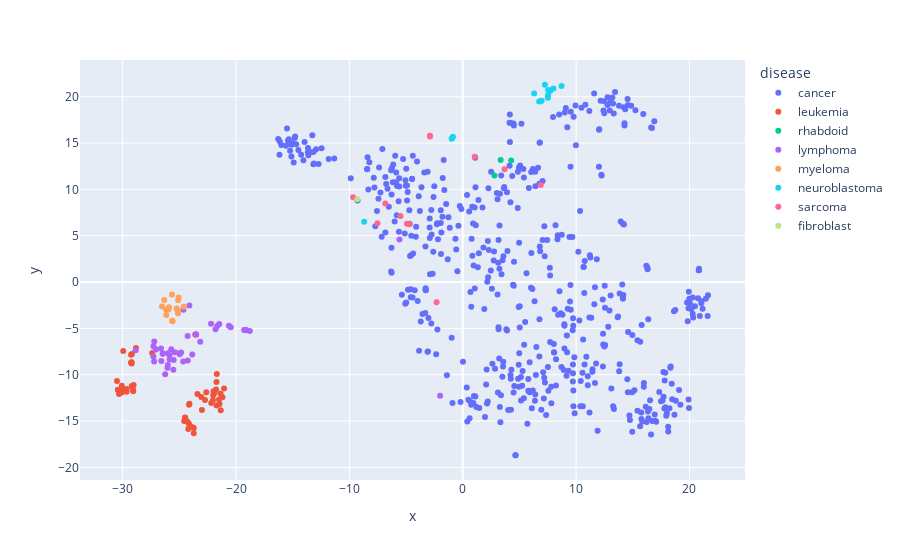
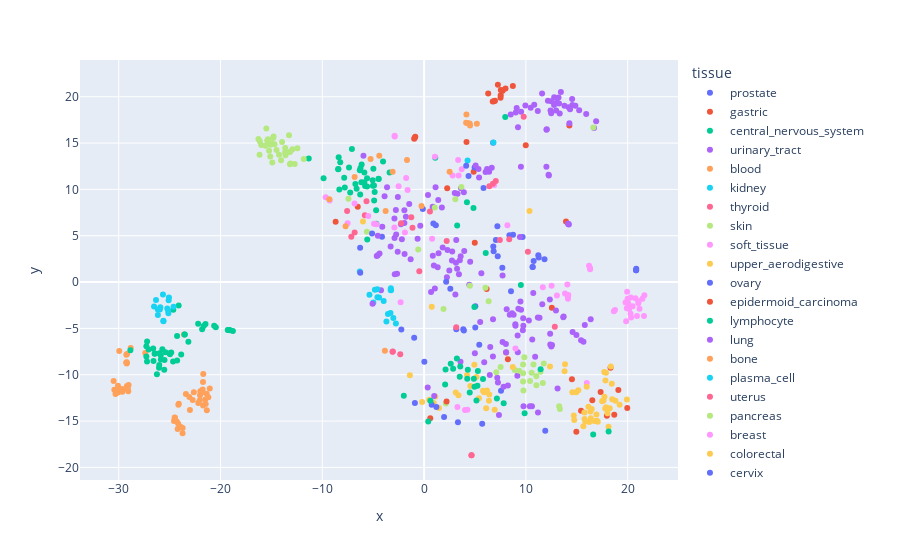

The notebook cell these images were saved under, in order:
### Code cell
x = expression_filtered_norm.iloc[:, 1:-3].values
Y=tsne.fit_transform(x)
Y.shape
dft = pd.DataFrame()
dft['x']=Y[:,0]
dft['y']=Y[:,1]
dft['tissue'] = expression_filtered_norm.tissue.values
dft['disease']=expression_filtered_norm.disease.values

px.scatter(dft,x='x',y='y',color='disease').show()
px.scatter(dft,x='x',y='y',color='tissue').show()

### Figure 1 — Plotly figure (JSON) as saved in the notebook; plotly's stock layout.template omitted (floating-point values rounded to 4 significant figures; data arrays with more than 128 entries replaced by an {"elided": "..."} marker saying what was removed)
{"data": [{"hovertemplate": "disease=cancer<br>x=%{x}<br>y=%{y}<extra></extra>", "legendgroup": "cancer", "marker": {"color": "#636efa", "symbol": "circle"}, "mode": "markers", "name": "cancer", "orientation": "v", "showlegend": true, "type": "scatter", "x": {"elided": "544 float values"}, "xaxis": "x", "y": {"elided": "544 float values"}, "yaxis": "y"}, {"hovertemplate": "disease=leukemia<br>x=%{x}<br>y=%{y}<extra></extra>", "legendgroup": "leukemia", "marker": {"color": "#EF553B", "symbol": "circle"}, "mode": "markers", "name": "leukemia", "orientation": "v", "showlegend": true, "type": "scatter", "x": [-29.25, -29.19, -29.95, -24.48, -30.43, -29.03, -22.73, -22.01, -24.1, -24.51, -21.72, -27.39, -30.32, -23.72, -23.59, -23.73, -23.06, -23.0, -30.02, -24.14, -28.82, -24.3, -23.9, -30.5, -23.4, -24.15, -29.23, -21.89, -24.57, -30.07, -21.71, -21.76, -29.21, -22.62, -21.2, -21.5, -21.05, -22.04, -24.21, -29.65, -21.34, -30.08, -21.36, -29.18, -29.21, -29.65, -21.69, -21.98, -22.19, -29.25, -29.06, -29.1, -21.46], "xaxis": "x", "y": [-7.831, -11.21, -7.451, -14.65, -11.62, -11.12, -12.72, -12.22, -13.13, -14.61, -10.77, -7.66, -12.08, -15.76, -5.671, -16.32, -12.39, -13.8, -11.48, -13.23, -7.104, -15.04, -15.63, -10.69, -12.08, -15.29, -8.717, -11.94, -15.01, -11.18, -13.33, -11.61, -8.649, -11.89, -12.44, -12.68, -11.49, -12.75, -15.86, -11.54, -13.85, -11.91, -12.05, -7.765, -8.788, -11.84, -9.928, -11.77, -13.06, -8.677, -11.79, -11.54, -13.17], "yaxis": "y"}, {"hovertemplate": "disease=rhabdoid<br>x=%{x}<br>y=%{y}<extra></extra>", "legendgroup": "rhabdoid", "marker": {"color": "#00cc96", "symbol": "circle"}, "mode": "markers", "name": "rhabdoid", "orientation": "v", "showlegend": true, "type": "scatter", "x": [2.799, 4.268, 3.343], "xaxis": "x", "y": [11.5, 13.11, 13.16], "yaxis": "y"}, {"hovertemplate": "disease=lymphoma<br>x=%{x}<br>y=%{y}<extra></extra>", "legendgroup": "lymphoma", "marker": {"color": "#ab63fa", "symbol": "circle"}, "mode": "markers", "name": "lymphoma", "orientation": "v", "showlegend": true, "type": "scatter", "x": [-24.11, -24.64, -26.45, -27.22, -25.71, -25.52, -19.07, -25.41, -23.52, -24.26, -26.47, -24.27, -20.62, -5.584, -21.81, -26.04, -27.21, -23.51, -19.29, -26.25, -22.2, -21.48, -21.65, -20.46, -25.87, -26.61, -27.06, -28.85, -26.58, -26.0, -23.16, -25.5, -1.993, -19.14, -27.28, -18.78, -24.96, -25.01, -26.02, -25.86, -27.28, -19.22, -23.86, -24.84, -24.66], "xaxis": "x", "y": [-2.536, -2.976, -7.716, -8.578, -7.258, -9.467, -5.19, -7.569, -5.657, -8.462, -7.747, -5.813, -4.707, 4.584, -5.098, -9.244, -6.419, -5.66, -5.161, -9.95, -4.511, -4.519, -4.733, -4.865, -7.902, -7.158, -7.271, -7.352, -8.521, -7.677, -6.436, -8.418, -12.28, -5.18, -8.028, -5.295, -7.785, -7.68, -8.95, -8.348, -6.938, -5.161, -7.812, -7.601, -8.573], "yaxis": "y"}, {"hovertemplate": "disease=myeloma<br>x=%{x}<br>y=%{y}<extra></extra>", "legendgroup": "myeloma", "marker": {"color": "#FFA15A", "symbol": "circle"}, "mode": "markers", "name": "myeloma", "orientation": "v", "showlegend": true, "type": "scatter", "x": [-25.12, -25.91, -25.96, -25.61, -26.53, -25.61, -25.65, -25.07, -26.16, -24.62, -25.14, -25.1, -26.15, -25.23, -26.33], "xaxis": "x", "y": [-3.375, -2.714, -2.96, -4.18, -2.635, -4.236, -1.335, -1.669, -2.973, -2.673, -3.102, -1.97, -3.566, -2.843, -1.927], "yaxis": "y"}, {"hovertemplate": "disease=neuroblastoma<br>x=%{x}<br>y=%{y}<extra></extra>", "legendgroup": "neuroblastoma", "marker": {"color": "#19d3f3", "symbol": "circle"}, "mode": "markers", "name": "neuroblastoma", "orientation": "v", "showlegend": true, "type": "scatter", "x": [7.697, -0.8667, -8.69, 6.741, 7.525, 7.999, 7.719, 7.249, 6.871, 6.296, 7.534, -0.9224, 7.512, 8.717, -0.9769, 6.964], "xaxis": "x", "y": [20.65, 15.68, 6.518, 19.48, 20.16, 20.89, 20.68, 21.29, 19.5, 20.35, 20.72, 15.57, 19.9, 21.17, 15.47, 19.57], "yaxis": "y"}, {"hovertemplate": "disease=sarcoma<br>x=%{x}<br>y=%{y}<extra></extra>", "legendgroup": "sarcoma", "marker": {"color": "#FF6692", "symbol": "circle"}, "mode": "markers", "name": "sarcoma", "orientation": "v", "showlegend": true, "type": "scatter", "x": [-4.92, -4.684, 3.694, -2.892, -9.669, -2.895, -5.486, -6.833, 6.882, -7.516, 1.06, -2.307], "xaxis": "x", "y": [6.307, 6.252, 12.16, 15.72, 9.154, 15.79, 7.116, 8.491, 10.48, 6.35, 13.52, -2.166], "yaxis": "y"}, {"hovertemplate": "disease=fibroblast<br>x=%{x}<br>y=%{y}<extra></extra>", "legendgroup": "fibroblast", "marker": {"color": "#B6E880", "symbol": "circle"}, "mode": "markers", "name": "fibroblast", "orientation": "v", "showlegend": true, "type": "scatter", "x": [-9.306], "xaxis": "x", "y": [8.925], "yaxis": "y"}], "layout": {"legend": {"title": {"text": "disease"}, "tracegroupgap": 0}, "margin": {"t": 60}, "xaxis": {"anchor": "y", "domain": [0, 1], "title": {"text": "x"}}, "yaxis": {"anchor": "x", "domain": [0, 1], "title": {"text": "y"}}}}

### Figure 2 — Plotly figure (JSON) as saved in the notebook; plotly's stock layout.template omitted (floating-point values rounded to 4 significant figures; data arrays with more than 128 entries replaced by an {"elided": "..."} marker saying what was removed)
{"data": [{"hovertemplate": "tissue=prostate<br>x=%{x}<br>y=%{y}<extra></extra>", "legendgroup": "prostate", "marker": {"color": "#636efa", "symbol": "circle"}, "mode": "markers", "name": "prostate", "orientation": "v", "showlegend": true, "type": "scatter", "x": [20.84, 7.555, 20.83, 5.42, 20.82], "xaxis": "x", "y": [1.429, -11.74, 1.272, -6.77, 1.263], "yaxis": "y"}, {"hovertemplate": "tissue=gastric<br>x=%{x}<br>y=%{y}<extra></extra>", "legendgroup": "gastric", "marker": {"color": "#EF553B", "symbol": "circle"}, "mode": "markers", "name": "gastric", "orientation": "v", "showlegend": true, "type": "scatter", "x": [19.96, 18.31, 9.985, 14.27, 13.94, 4.163, -6.522, 4.87, 18.68, 16.52, 4.977, 17.34, 8.055, 14.52, 8.23, 14.95, 15.42, 12.55, 0.6061, 2.269, 17.95, 6.144, 19.08], "xaxis": "x", "y": [-13.59, -9.25, 14.78, 16.9, 6.525, 15.13, 8.14, 11.91, -14.31, -12.76, 4.247, -11.88, -7.609, -10.48, -8.325, -16.15, -13.9, -2.764, -14.69, 10.12, -14.42, -0.7495, -11.65], "yaxis": "y"}, {"hovertemplate": "tissue=central_nervous_system<br>x=%{x}<br>y=%{y}<extra></extra>", "legendgroup": "central_nervous_system", "marker": {"color": "#00cc96", "symbol": "circle"}, "mode": "markers", "name": "central_nervous_system", "orientation": "v", "showlegend": true, "type": "scatter", "x": [-4.922, -4.985, -4.856, -4.689, -6.631, -6.751, -5.605, 7.971, -4.031, -8.42, -8.327, -4.91, -7.091, -3.391, -6.135, -4.465, -5.873, -6.245, -8.394, -9.875, -4.474, -11.33, -8.444, -7.849, 3.248, 1.097, -5.034, -4.713, -5.606, -5.867, -6.317, -6.164, -5.795, -5.054, -7.259, -8.237, -6.279, -7.789, -7.377], "xaxis": "x", "y": [10.43, 12.23, 9.73, 6.302, 10.06, 10.57, 11.19, 17.8, 13.01, 12.21, 9.992, 8.793, 14.35, 11.81, 12.68, 11.12, 10.77, 12.31, 13.48, 11.2, 11.16, 13.35, 12.17, 11.27, 6.098, 13.43, 10.39, 7.746, 10.32, 11.81, 12.07, 10.76, 10.38, 11.0, 9.652, 12.92, 9.459, 10.2, 12.37], "yaxis": "y"}, {"hovertemplate": "tissue=urinary_tract<br>x=%{x}<br>y=%{y}<extra></extra>", "legendgroup": "urinary_tract", "marker": {"color": "#ab63fa", "symbol": "circle"}, "mode": "markers", "name": "urinary_tract", "orientation": "v", "showlegend": true, "type": "scatter", "x": [6.762, 0.8412, 8.058, 7.803, 6.453, 7.71, 12.38, -2.276, 4.987, 12.39, 12.5, -4.233, 12.56, -1.938, -3.641, 0.383, 7.354], "xaxis": "x", "y": [-8.043, 8.118, -7.588, -11.3, -10.03, -6.457, -5.58, 6.249, -7.686, -6.741, -6.958, -0.8951, -6.804, 6.362, 10.24, 9.384, -14.34], "yaxis": "y"}, {"hovertemplate": "tissue=blood<br>x=%{x}<br>y=%{y}<extra></extra>", "legendgroup": "blood", "marker": {"color": "#FFA15A", "symbol": "circle"}, "mode": "markers", "name": "blood", "orientation": "v", "showlegend": true, "type": "scatter", "x": [-29.25, -29.19, -29.95, -24.48, -30.43, -29.03, -22.73, -22.01, -24.1, -24.51, -21.72, -27.39, -30.32, -23.72, -23.59, -23.73, -23.06, -23.0, -30.02, -24.14, -28.82, -24.3, -23.9, -30.5, -23.4, -24.15, -29.23, -21.89, -24.57, -30.07, -21.71, -21.76, -29.21, -22.62, -21.2, -21.5, -21.05, -22.04, -24.21, -29.65, -21.34, -30.08, -21.36, -29.18, -29.21, -29.65, -21.69, -21.98, -22.19, -29.25, -29.06, -29.1, -21.46], "xaxis": "x", "y": [-7.831, -11.21, -7.451, -14.65, -11.62, -11.12, -12.72, -12.22, -13.13, -14.61, -10.77, -7.66, -12.08, -15.76, -5.671, -16.32, -12.39, -13.8, -11.48, -13.23, -7.104, -15.04, -15.63, -10.69, -12.08, -15.29, -8.717, -11.94, -15.01, -11.18, -13.33, -11.61, -8.649, -11.89, -12.44, -12.68, -11.49, -12.75, -15.86, -11.54, -13.85, -11.91, -12.05, -7.765, -8.788, -11.84, -9.928, -11.77, -13.06, -8.677, -11.79, -11.54, -13.17], "yaxis": "y"}, {"hovertemplate": "tissue=kidney<br>x=%{x}<br>y=%{y}<extra></extra>", "legendgroup": "kidney", "marker": {"color": "#19d3f3", "symbol": "circle"}, "mode": "markers", "name": "kidney", "orientation": "v", "showlegend": true, "type": "scatter", "x": [-4.988, -5.37, -3.304, -3.701, -3.251, -6.317, -3.024, -3.286, 4.268, -2.771, -4.585, -4.834, -4.595, -3.551, -3.265, -3.973, -4.423], "xaxis": "x", "y": [-2.195, -1.373, -3.335, -4.267, -0.8734, 1.152, -3.882, -0.8468, 13.11, -4.481, -1.652, -0.8252, -0.7707, -3.456, -0.6786, -2.03, -1.659], "yaxis": "y"}, {"hovertemplate": "tissue=thyroid<br>x=%{x}<br>y=%{y}<extra></extra>", "legendgroup": "thyroid", "marker": {"color": "#FF6692", "symbol": "circle"}, "mode": "markers", "name": "thyroid", "orientation": "v", "showlegend": true, "type": "scatter", "x": [-5.822, -2.255, -6.823, -7.565, -0.4718, 0.5716, -5.657, -7.15, 2.216, -3.071, -1.14], "xaxis": "x", "y": [7.199, 6.335, 5.34, 7.665, 1.173, 7.626, 8.73, 4.892, 4.434, -7.492, 5.871], "yaxis": "y"}, {"hovertemplate": "tissue=skin<br>x=%{x}<br>y=%{y}<extra></extra>", "legendgroup": "skin", "marker": {"color": "#B6E880", "symbol": "circle"}, "mode": "markers", "name": "skin", "orientation": "v", "showlegend": true, "type": "scatter", "x": [-13.23, -12.93, -12.45, 2.141, -14.05, -14.5, -14.91, -15.5, -13.66, -14.25, -16.27, -13.61, -13.15, -14.79, -16.14, -14.69, -5.624, -15.34, -13.95, -14.83, -7.433, -15.11, -15.23, -16.16, -13.27, -13.18, -15.02, -16.0, -15.11, -13.13, -15.41, -15.59, -13.65, -12.71, -11.82], "xaxis": "x", "y": [14.03, 14.33, 14.45, -13.12, 13.13, 14.24, 12.9, 16.58, 14.01, 13.75, 15.43, 13.69, 14.07, 15.72, 15.19, 14.87, 5.433, 15.42, 15.12, 15.55, 8.992, 13.56, 14.16, 13.75, 15.83, 12.7, 14.99, 14.79, 14.82, 12.78, 15.25, 14.71, 14.47, 12.74, 13.27], "yaxis": "y"}, {"hovertemplate": "tissue=soft_tissue<br>x=%{x}<br>y=%{y}<extra></extra>", "legendgroup": "soft_tissue", "marker": {"color": "#FF97FF", "symbol": "circle"}, "mode": "markers", "name": "soft_tissue", "orientation": "v", "showlegend": true, "type": "scatter", "x": [2.799, 3.392, -4.92, -4.684, 3.343, 3.694, -2.892, -9.669, -2.895, -5.486, -6.833, 6.882, -7.516, 1.06, -2.307], "xaxis": "x", "y": [11.5, 11.49, 6.307, 6.252, 13.16, 12.16, 15.72, 9.154, 15.79, 7.116, 8.491, 10.48, 6.35, 13.52, -2.166], "yaxis": "y"}, {"hovertemplate": "tissue=upper_aerodigestive<br>x=%{x}<br>y=%{y}<extra></extra>", "legendgroup": "upper_aerodigestive", "marker": {"color": "#FECB52", "symbol": "circle"}, "mode": "markers", "name": "upper_aerodigestive", "orientation": "v", "showlegend": true, "type": "scatter", "x": [4.545, 6.933, -0.1968, 6.397, 1.459, 5.786, 6.371, 4.214, 5.141, 1.11, 4.937, 5.394, 0.9417, 3.107, 3.372, 5.845, -1.4, 5.894, 0.5032, 6.181, 6.096], "xaxis": "x", "y": [-11.21, -13.78, -12.94, -12.13, -13.6, -11.74, -12.81, -10.03, -10.24, -12.36, -8.93, -12.53, -13.05, -11.91, -12.22, -11.8, -10.05, -11.88, -12.71, -11.69, -13.62], "yaxis": "y"}, {"hovertemplate": "tissue=ovary<br>x=%{x}<br>y=%{y}<extra></extra>", "legendgroup": "ovary", "marker": {"color": "#636efa", "symbol": "circle"}, "mode": "markers", "name": "ovary", "orientation": "v", "showlegend": true, "type": "scatter", "x": [4.136, 8.536, 11.26, 7.683, 6.832, -5.113, 7.2, 8.382, 5.026, 10.67, 11.22, 10.76, 10.65, 8.738, 6.797, 3.162, -6.274, -4.138, 11.9, 3.846, 5.029, -0.1244, 9.671, 5.836, 11.83, -2.238, 6.778, 0.02395, -0.9753, 7.232, 4.962, 7.05, -6.285, 3.909], "xaxis": "x", "y": [12.54, -0.9817, 2.66, 1.549, 3.314, 5.239, 6.016, 5.049, -4.909, 1.613, 2.904, 2.268, 1.63, 5.114, 3.85, -5.091, 1.009, 4.903, -16.04, -5.088, -2.621, 7.875, 4.859, 10.16, 2.461, -5.131, 15.03, -8.605, -5.997, 2.793, 12.37, 4.548, 3.714, -5.225], "yaxis": "y"}, {"hovertemplate": "tissue=epidermoid_carcinoma<br>x=%{x}<br>y=%{y}<extra></extra>", "legendgroup": "epidermoid_carcinoma", "marker": {"color": "#EF553B", "symbol": "circle"}, "mode": "markers", "name": "epidermoid_carcinoma", "orientation": "v", "showlegend": true, "type": "scatter", "x": [2.208], "xaxis": "x", "y": [-12.89], "yaxis": "y"}, {"hovertemplate": "tissue=lymphocyte<br>x=%{x}<br>y=%{y}<extra></extra>", "legendgroup": "lymphocyte", "marker": {"color": "#00cc96", "symbol": "circle"}, "mode": "markers", "name": "lymphocyte", "orientation": "v", "showlegend": true, "type": "scatter", "x": [-24.11, -24.64, -26.45, -27.22, -25.71, -25.52, -19.07, -25.41, -23.52, -24.26, -26.47, -24.27, -20.62, -5.584, -21.81, -26.04, -27.21, -23.51, -19.29, -26.25, -22.2, -21.48, -21.65, -20.46, -25.87, -26.61, -27.06, -28.85, -26.58, -26.0, -23.16, -25.5, -1.993, -19.14, -27.28, -18.78, -24.96, -25.01, -26.02, -25.86, -27.28, -19.22, -23.86, -24.84, -24.66], "xaxis": "x", "y": [-2.536, -2.976, -7.716, -8.578, -7.258, -9.467, -5.19, -7.569, -5.657, -8.462, -7.747, -5.813, -4.707, 4.584, -5.098, -9.244, -6.419, -5.66, -5.161, -9.95, -4.511, -4.519, -4.733, -4.865, -7.902, -7.158, -7.271, -7.352, -8.521, -7.677, -6.436, -8.418, -12.28, -5.18, -8.028, -5.295, -7.785, -7.68, -8.95, -8.348, -6.938, -5.161, -7.812, -7.601, -8.573], "yaxis": "y"}, {"hovertemplate": "tissue=lung<br>x=%{x}<br>y=%{y}<extra></extra>", "legendgroup": "lung", "marker": {"color": "#ab63fa", "symbol": "circle"}, "mode": "markers", "name": "lung", "orientation": "v", "showlegend": true, "type": "scatter", "x": {"elided": "139 float values"}, "xaxis": "x", "y": {"elided": "139 float values"}, "yaxis": "y"}, {"hovertemplate": "tissue=bone<br>x=%{x}<br>y=%{y}<extra></extra>", "legendgroup": "bone", "marker": {"color": "#FFA15A", "symbol": "circle"}, "mode": "markers", "name": "bone", "orientation": "v", "showlegend": true, "type": "scatter", "x": [4.242, 4.16, -7.713, -6.823, -3.095, 2.507, -0.2581, -3.852, -3.778, 4.125, -4.405, -5.259, 4.478, 5.181, 4.511, -1.682], "xaxis": "x", "y": [17.17, 18.08, 6.031, 11.34, 11.9, 11.92, 8.196, -7.41, 7.666, 17.2, 13.63, 13.27, 17.11, 17.09, 16.91, 13.16], "yaxis": "y"}, {"hovertemplate": "tissue=plasma_cell<br>x=%{x}<br>y=%{y}<extra></extra>", "legendgroup": "plasma_cell", "marker": {"color": "#19d3f3", "symbol": "circle"}, "mode": "markers", "name": "plasma_cell", "orientation": "v", "showlegend": true, "type": "scatter", "x": [-25.12, -25.91, -25.96, -25.61, -26.53, -25.61, -25.65, -25.07, -26.16, -24.62, -25.14, -25.1, -26.15, -25.23, -26.33], "xaxis": "x", "y": [-3.375, -2.714, -2.96, -4.18, -2.635, -4.236, -1.335, -1.669, -2.973, -2.673, -3.102, -1.97, -3.566, -2.843, -1.927], "yaxis": "y"}, {"hovertemplate": "tissue=uterus<br>x=%{x}<br>y=%{y}<extra></extra>", "legendgroup": "uterus", "marker": {"color": "#FF6692", "symbol": "circle"}, "mode": "markers", "name": "uterus", "orientation": "v", "showlegend": true, "type": "scatter", "x": [6.411, 9.783, 7.041, -1.262, -2.344, 4.654, 4.653, 3.157, 10.2, 6.763, 8.363, 12.84, -3.107, 7.443], "xaxis": "x", "y": [10.35, 17.84, 10.9, 6.983, -7.779, -18.69, -18.69, -4.869, 3.268, 10.6, 4.613, -4.835, -7.515, 4.546], "yaxis": "y"}, {"hovertemplate": "tissue=pancreas<br>x=%{x}<br>y=%{y}<extra></extra>", "legendgroup": "pancreas", "marker": {"color": "#B6E880", "symbol": "circle"}, "mode": "markers", "name": "pancreas", "orientation": "v", "showlegend": true, "type": "scatter", "x": [13.34, 7.093, 11.66, 11.03, 10.41, 7.517, 9.719, 13.27, -0.577, 9.721, 9.332, 9.847, 6.338, 3.665, 3.07, 9.726, 8.91, 10.56, 11.44, 11.76, 10.75, 1.053, 4.498, 16.62, 9.756, 6.024, 1.905, 11.03], "xaxis": "x", "y": [-13.69, -9.731, -10.88, -10.15, -10.67, -9.156, -10.74, -13.41, 3.525, -8.905, -9.577, -8.128, -2.061, 10.27, 8.93, -9.845, -9.5, -9.787, -9.671, -8.779, -8.888, 8.055, -0.3854, 16.69, -11.71, -0.6085, -2.899, -11.13], "yaxis": "y"}, {"hovertemplate": "tissue=breast<br>x=%{x}<br>y=%{y}<extra></extra>", "legendgroup": "breast", "marker": {"color": "#FF97FF", "symbol": "circle"}, "mode": "markers", "name": "breast", "orientation": "v", "showlegend": true, "type": "scatter", "x": [18.64, 14.13, 20.04, 21.06, -2.505, -2.92, 19.95, 8.18, 3.274, 20.76, 15.98, 21.16, 20.14, 12.52, 14.07, -1.764, 19.91, 21.45, 21.64, 16.2, 16.31, 4.012, 13.05, 14.12, 20.3, 16.3, 20.33, 11.66, 14.17, 4.257, -9.283, 8.971, 20.48, -1.624, 20.92, -1.884, 19.79, 19.85, 0.7844, 19.99, 13.84, 21.04, 21.6, 18.75, 20.28], "xaxis": "x", "y": [-3.143, -1.81, -2.28, -2.08, 10.33, 5.894, -1.054, 6.145, -13.49, -1.753, -10.9, -2.878, -2.911, -0.393, -0.2549, 11.24, -2.823, -1.81, -1.417, 1.753, 1.372, -13.81, -1.456, -1.522, -1.678, 1.51, -3.812, -0.5563, -1.394, -13.79, 8.799, -7.171, -2.62, 9.949, -3.661, 5.352, -2.201, -4.237, 4.669, -1.805, -1.234, -2.274, -3.656, -3.003, -3.411], "yaxis": "y"}, {"hovertemplate": "tissue=colorectal<br>x=%{x}<br>y=%{y}<extra></extra>", "legendgroup": "colorectal", "marker": {"color": "#FECB52", "symbol": "circle"}, "mode": "markers", "name": "colorectal", "orientation": "v", "showlegend": true, "type": "scatter", "x": [18.34, 18.01, 15.15, 17.79, 15.76, 13.84, 18.24, 18.12, 17.7, 17.87, 16.93, 16.14, 16.22, 17.49, 17.72, 15.84, 8.709, 17.88, 17.62, 16.38, -6.006, 15.65, 10.35, 12.37, 14.7, 0.7503, 15.75, 18.48, 19.21, 18.79, 16.34, 19.92, 16.71, 17.82, 14.75, 14.94, 17.06, 18.44, 15.97, 14.56, 13.8, 16.98, 16.46], "xaxis": "x", "y": [-9.102, -14.15, -11.68, -13.63, -14.79, -8.858, -13.63, -15.61, -9.716, -9.787, -14.3, -13.45, -15.1, -12.86, -12.37, -15.05, -9.166, -13.51, -12.78, -14.7, 6.533, -15.57, 7.678, -9.109, -14.39, -2.669, -14.09, -12.64, -13.25, -12.81, -13.98, -12.68, -15.0, -10.61, -14.89, -11.89, -15.07, -10.97, -11.28, -11.9, -9.619, -14.97, -13.7], "yaxis": "y"}, {"hovertemplate": "tissue=cervix<br>x=%{x}<br>y=%{y}<extra></extra>", "legendgroup": "cervix", "marker": {"color": "#636efa", "symbol": "circle"}, "mode": "markers", "name": "cervix", "orientation": "v", "showlegend": true, "type": "scatter", "x": [4.368, 3.325, 0.7455, 5.705, 2.167, 1.204, 1.963, 1.153, 2.573, 0.9109, -0.9042], "xaxis": "x", "y": [11.44, -15.13, -13.24, -15.29, 0.04451, -13.49, -14.57, 6.129, -0.7327, 6.334, -13.05], "yaxis": "y"}, {"hovertemplate": "tissue=peripheral_nervous_system<br>x=%{x}<br>y=%{y}<extra></extra>", "legendgroup": "peripheral_nervous_system", "marker": {"color": "#EF553B", "symbol": "circle"}, "mode": "markers", "name": "peripheral_nervous_system", "orientation": "v", "showlegend": true, "type": "scatter", "x": [7.697, -0.8667, -8.69, 6.741, 7.525, 7.999, 7.719, 7.249, 6.871, 6.296, 7.534, -0.9224, 7.512, 8.717, -0.9769, 6.964], "xaxis": "x", "y": [20.65, 15.68, 6.518, 19.48, 20.16, 20.89, 20.68, 21.29, 19.5, 20.35, 20.72, 15.57, 19.9, 21.17, 15.47, 19.57], "yaxis": "y"}, {"hovertemplate": "tissue=esophagus<br>x=%{x}<br>y=%{y}<extra></extra>", "legendgroup": "esophagus", "marker": {"color": "#00cc96", "symbol": "circle"}, "mode": "markers", "name": "esophagus", "orientation": "v", "showlegend": true, "type": "scatter", "x": [7.818, 7.151, 18.13, 0.4047, 4.208, 2.852, 5.279, 3.552, 2.065, 4.296, 3.218, 4.889, 5.24, 2.109, 4.851, 16.61, 0.621, 11.45, 4.94, 4.483, 9.505, 3.497, 4.238, 5.788, 9.873, 5.14, 2.617, 6.055, 4.951], "xaxis": "x", "y": [-13.09, -12.58, -16.13, -15.04, 8.618, -9.353, -9.609, -9.117, -11.06, -9.456, -8.252, -10.44, -11.19, -9.431, 7.995, -16.44, -12.82, -9.405, -2.695, -11.92, -0.3037, -10.23, -10.43, -10.47, -14.16, -12.79, -8.812, 3.137, -11.3], "yaxis": "y"}, {"hovertemplate": "tissue=liver<br>x=%{x}<br>y=%{y}<extra></extra>", "legendgroup": "liver", "marker": {"color": "#ab63fa", "symbol": "circle"}, "mode": "markers", "name": "liver", "orientation": "v", "showlegend": true, "type": "scatter", "x": [14.21, 3.422, 14.14, 9.414, -2.594, -2.884, -1.918, 14.19, -4.542, -1.462, -2.905, 5.062, -2.746, -2.657, -2.577], "xaxis": "x", "y": [6.223, 0.8476, 6.301, 4.87, 3.269, 0.8537, 3.033, 6.266, 4.994, 8.414, 4.757, 12.58, 5.133, 0.8988, 9.191], "yaxis": "y"}, {"hovertemplate": "tissue=fibroblast<br>x=%{x}<br>y=%{y}<extra></extra>", "legendgroup": "fibroblast", "marker": {"color": "#FFA15A", "symbol": "circle"}, "mode": "markers", "name": "fibroblast", "orientation": "v", "showlegend": true, "type": "scatter", "x": [-9.306], "xaxis": "x", "y": [8.925], "yaxis": "y"}, {"hovertemplate": "tissue=embryo<br>x=%{x}<br>y=%{y}<extra></extra>", "legendgroup": "embryo", "marker": {"color": "#19d3f3", "symbol": "circle"}, "mode": "markers", "name": "embryo", "orientation": "v", "showlegend": true, "type": "scatter", "x": [6.81], "xaxis": "x", "y": [15.06], "yaxis": "y"}], "layout": {"legend": {"title": {"text": "tissue"}, "tracegroupgap": 0}, "margin": {"t": 60}, "xaxis": {"anchor": "y", "domain": [0, 1], "title": {"text": "x"}}, "yaxis": {"anchor": "x", "domain": [0, 1], "title": {"text": "y"}}}}
